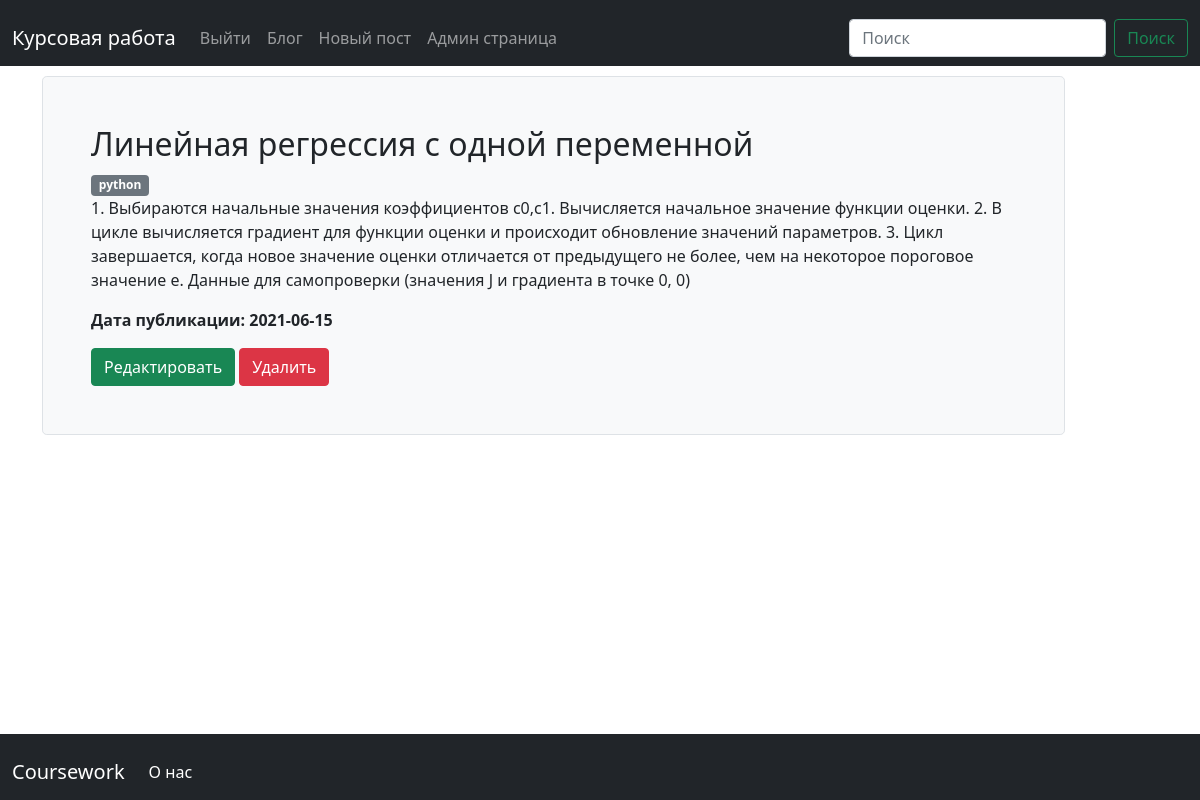
Page /posts/1 (signed in) on the committed database.
### app.py (models this page shows, shortened)
class Post(db.Model):
    id = db.Column(db.Integer, primary_key=True)
    title = db.Column(db.String(100), nullable=False)
    intro = db.Column(db.String(300), nullable=False)
    body = db.Column(db.Text, nullable=False)
    date = db.Column(db.DateTime, default=datetime.utcnow)
    tags = db.relationship('Tag', secondary=post_tags, backref=db.backref('posts', lazy='dynamic'))

class Tag(db.Model):
    id = db.Column(db.Integer, primary_key=True)
    name = db.Column(db.String(100), nullable=False)
    slug = db.Column(db.String(100), nullable=False)

### app.py (the view)
@app.route('/posts/<int:id>')
def post_detail(id):
    post = Post.query.get_or_404(id)
    tags = post.tags
    return render_template("post_detail.html", post=post, tags=tags)

### templates/post_detail.html (shortened to what this page needs)
{% extends 'base.html' %}
{% block body %}
<div class="col-md-11">
    <div class="h-100 p-5 bg-light border rounded-3">
        <h2>{{ post.title }}</h2>
        <div class="tags">
            {% for tag in tags %}
            <a href="{{ url_for('tag_detail', slug=tag.slug) }}"><span class="badge bg-secondary">{{ tag.name }}</span></a>
            {% endfor %}
        </div>
        <p>{{ post.body }}</p>
        <p><b>Дата публикации: {{ post.date.date() }}</b></p>
        {% if current_user.has_role('admin') %}<a href="/posts/{{ post.id }}/update" class="btn btn-success">Редактировать</a>{% endif %}
        {% if current_user.has_role('admin') %}<a href="/posts/{{ post.id }}/delete" class="btn btn-danger">Удалить</a>{% endif %}
    </div>
</div>
{% endblock %}

### static/css/main.css (style rules this page uses)
a { text-decoration: none; color: black; }

### rows in the picture
Post: title "Линейная регрессия с одной переменной", body "1. Выбираются начальные значения коэффициентов c0,c1. Вычисляется начальное значение функции оценки. 2. В цикле вычисляется градиент для функции оценки и происходит обновление значений параметров. 3. Цикл завершается, когда новое значение оценки отличается от предыдущего не более, чем на некоторое пороговое значение e. Данные для самопроверки (значения J и градиента в точке 0, 0)", date "2021-06-15"
Tag: name "python"
